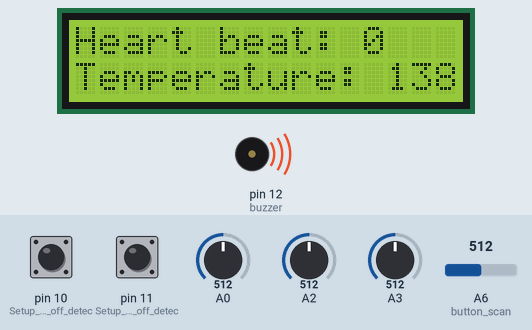
This sketch was run on a simulated Arduino Nano, built with avr-gcc and run on an emulated ATmega328P. On the bench: 16×2 character LCD, buzzer (waves = sounding, pin HIGH). The inputs (shaded band) are chosen by the test bench; at power-on: A3 = 512, A2 = 512, pin 10 (Setup_for_leads_off_detec) LOW, pin 11 (Setup_for_leads_off_detec) LOW, A0 = 512, A6 (button_scan) = 512. What the sketch prints to the serial monitor is not drawn.

Above: at 0.49 s.
1.3 s: A3 set to 529
At 2.7 s:
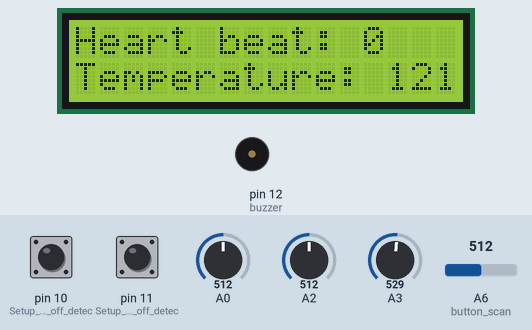
3.5 s: A3 set to 553
At 4.1 s:
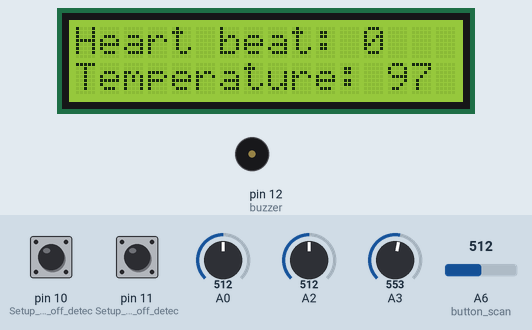
5.1 s: A2 set to 861
At 6.2 s:
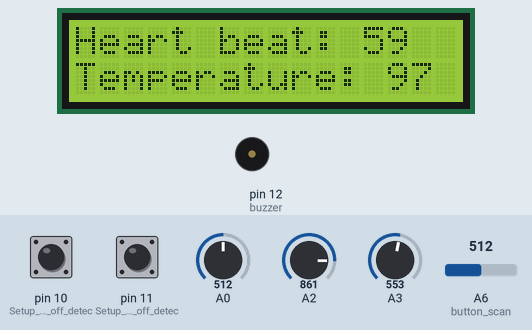
6.8 s: A2 set to 890
At 7.5 s:
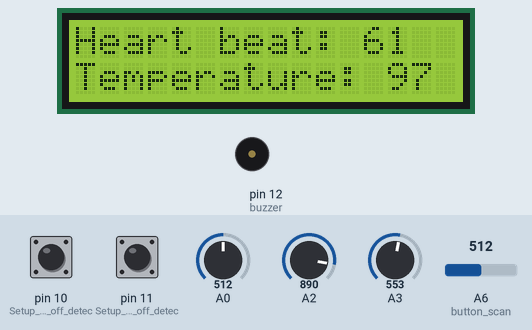
8.4 s: A3 set to 505
At 9.3 s:
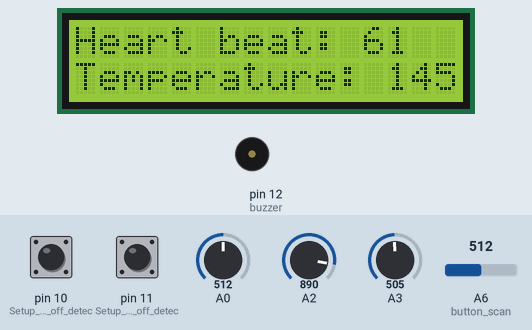
10.1 s: A2 set to 945
At 10.9 s:
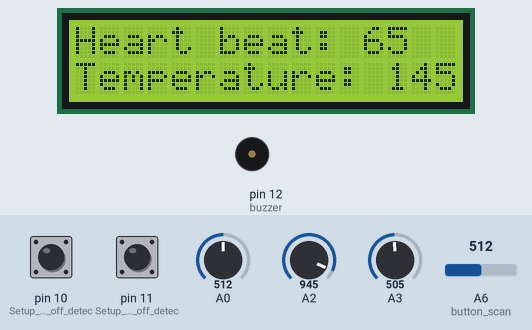
Timing chart, 0 to 12.7 s (numbered marks = the images above; inputs shaded):
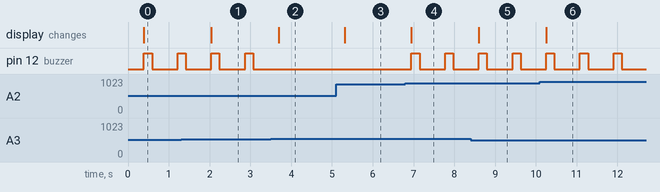

The sketch:

Health_asis.ino
```cpp
#include <SoftwareSerial.h>
#include <LiquidCrystal.h>
#define heart_up 1
#define temp_up 2
#define ecg_up 3
#define manual 4
#define ecg_down 5
#define temp_down 6
#define heart_down 7
#define buzzer 12

int butt_adc, key = 0;
int heart_adc, temp_adc, ecg;

SoftwareSerial hc06(2,3);
LiquidCrystal lcd(4, 5, 6, 7, 8, 9);

void setup() {
  Serial.begin(9600);
  hc06.begin(9600);
  lcd.begin(16, 2);
  lcd.clear();
  pinMode(buzzer, OUTPUT);
  pinMode(10, INPUT); // Setup for leads off detection LO +
  pinMode(11, INPUT); // Setup for leads off detection LO -
}

void loop() {
  key = button_scan();
  check_heart();
  check_temp();
  check_ecg();

  if(key == manual) manual_mode();

  lcd.setCursor(0,0);
  lcd.print("Heart beat: ");
  lcd.print(heart_adc, DEC);
  lcd.print("  ");
  lcd.setCursor(0,1);
  lcd.print("Temperature: ");
  lcd.print(temp_adc, DEC);
  lcd.print(" ");

  send_bt();
  warning();
}

void manual_mode(){
  lcd.clear();
  lcd.setCursor(0,0);
  lcd.print("Manual Mode...");
  delay(1000);
  lcd.clear();

  while(1){
    key = button_scan();

    if(key == manual) break;

    if(key == heart_up) heart_adc++;
    if(heart_adc > 120) heart_adc = 120;

    if(key == heart_down) heart_adc--;
    if(heart_adc < 50) heart_adc = 50;

    if(key == temp_up) temp_adc++;
    if(temp_adc > 120) temp_adc = 120;

    if(key == temp_down) temp_adc--;
    if(temp_adc < 50) temp_adc = 50;

    lcd.setCursor(0,0);
    lcd.print("Heart beat: ");
    lcd.print(heart_adc, DEC);
    lcd.print("  ");
    lcd.setCursor(0,1);
    lcd.print("Temperature: ");
    lcd.print(temp_adc, DEC);
    lcd.print(" ");

    send_bt();
    warning();
  }
  lcd.clear();
  lcd.setCursor(0,0);
  lcd.print("Sensor Mode...");
  delay(1000);
  lcd.clear();
}

void warning(){
  if(temp_adc > 110 || heart_adc > 60){
    digitalWrite(buzzer, HIGH);
    delay(200);
    digitalWrite(buzzer, LOW);
    delay(300);
  }
}

void send_bt(){
  hc06.print("H ");
  hc06.println(heart_adc);
  hc06.print("T ");
  hc06.println(temp_adc);
  hc06.print("E ");
  hc06.println(ecg);
}

void check_ecg(){
  if((digitalRead(10) == 1)||(digitalRead(11) == 1)){
    ecg = 512;
  }
  else{
      ecg = analogRead(A0);
      Serial.print("E ");
      Serial.println(ecg);
  }
}

void check_temp(){
  temp_adc = analogRead(A3);
  temp_adc = 650 - temp_adc;
  Serial.print("T ");
  Serial.println(temp_adc);
}

void check_heart(){
  heart_adc = analogRead(A2);
  heart_adc = heart_adc / 16;
  if(heart_adc > 40){
    heart_adc += 6;
  }
  else heart_adc = 0;
  Serial.print("H ");
  Serial.println(heart_adc);
}

int button_scan(){
  butt_adc = analogRead(A6);
  if(butt_adc > 925 && butt_adc < 935) {delay(300); return heart_up;}
  else if(butt_adc > 835 && butt_adc < 845) {delay(300); return temp_up;}
  else if(butt_adc > 765 && butt_adc < 775) {delay(300); return ecg_up;}
  else if(butt_adc > 695 && butt_adc < 705) {delay(300); return manual;}
  else if(butt_adc > 555 && butt_adc < 565) {delay(300); return ecg_down;}
  else if(butt_adc > 505 && butt_adc < 515) {delay(300); return temp_down;}
  else if(butt_adc > 400 && butt_adc < 410) {delay(300); return heart_down;}
  else return 0;
}
```

Measured:
- the behaviour switches between 539 and 540 on A3 (found by bisection; images 1 and 2)
- the behaviour switches between 879 and 880 on A2 (found by bisection; images 3 and 4)
- after the input at 1.3 s, the display: changes after 0.74 s (image 1)
- after the input at 3.5 s, pin 12 (buzzer): stops changing and stays LOW; the display: changes after 0.19 s (image 2)
- after the input at 5.1 s, the display: changes after 0.22 s (image 3)
- after the input at 6.8 s, pin 12 (buzzer): alternates HIGH for 0.20 s and LOW for 0.63 s, starting after 0.15 s; the display: changes after 0.15 s (image 4)
- after the input at 8.4 s, the display: changes after 0.20 s (image 5)
- after the input at 10.1 s, the display: changes after 0.15 s (image 6)
